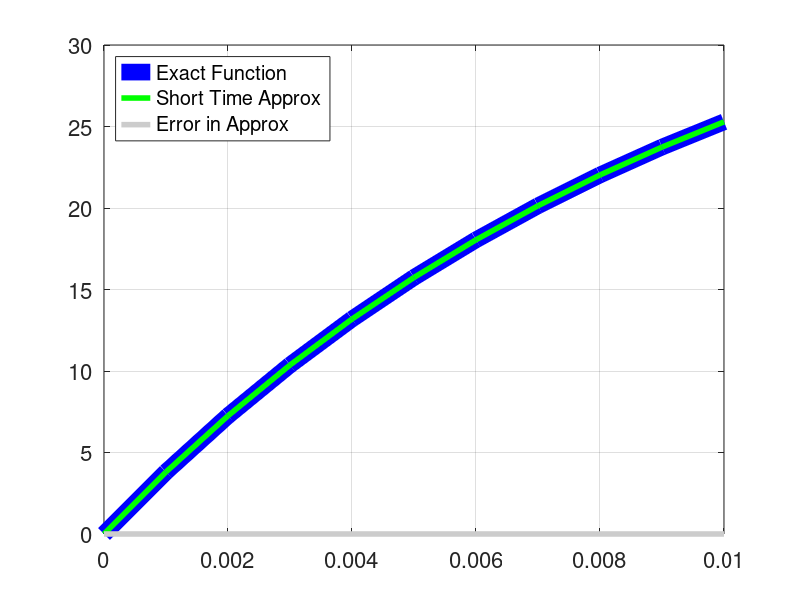
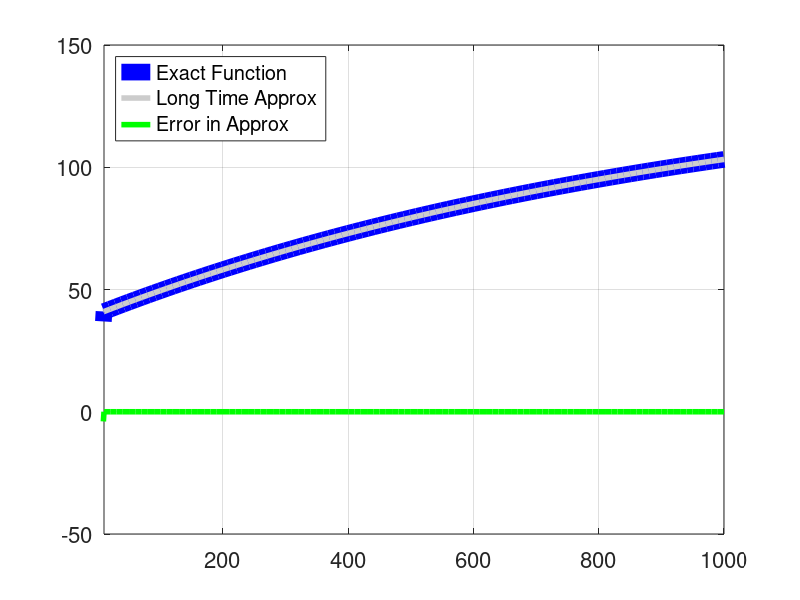

The MATLAB source for these figures, in order:
%first simulation in Class
close all
clear
clc

t = 0:.001:.01;
Temp1 = 100*(1-exp(-t/1000));
Temp2 = 40*(1-exp(-100*t));
figure
exact = plot(t,Temp1+Temp2,'b','LineWidth',12)%Exact value
hold on
fast = plot(t,Temp2,'g','LineWidth',4)%Short time approximation
slow = plot(t,Temp1,'color',[.8 .8 .8],'LineWidth',4)%Error in the short time approximation
legend([exact,fast,slow],'Exact Function','Short Time Approx','Error in Approx','location','NorthWest')
grid on
set(gca,'FontSize',16,'xlim',[0 .01])

%%
t = 0:10:1000;
Temp3 = 100*(1-exp(-t/1000));
Temp4 = 40*(1-exp(-100*t));
figure
exact = plot(t,Temp3+Temp4,'b','LineWidth',12)%Exact value
hold on
slow = plot(t,Temp3+40,'color',[.8 .8 .8],'LineWidth',4)%Long time approximation
fast = plot(t,Temp4-40,'g','LineWidth',4)%Error in the approximation
legend([exact,slow,fast],'Exact Function','Long Time Approx','Error in Approx','location','NorthWest')
grid on
set(gca,'FontSize',16,'xlim',[10 1000])


